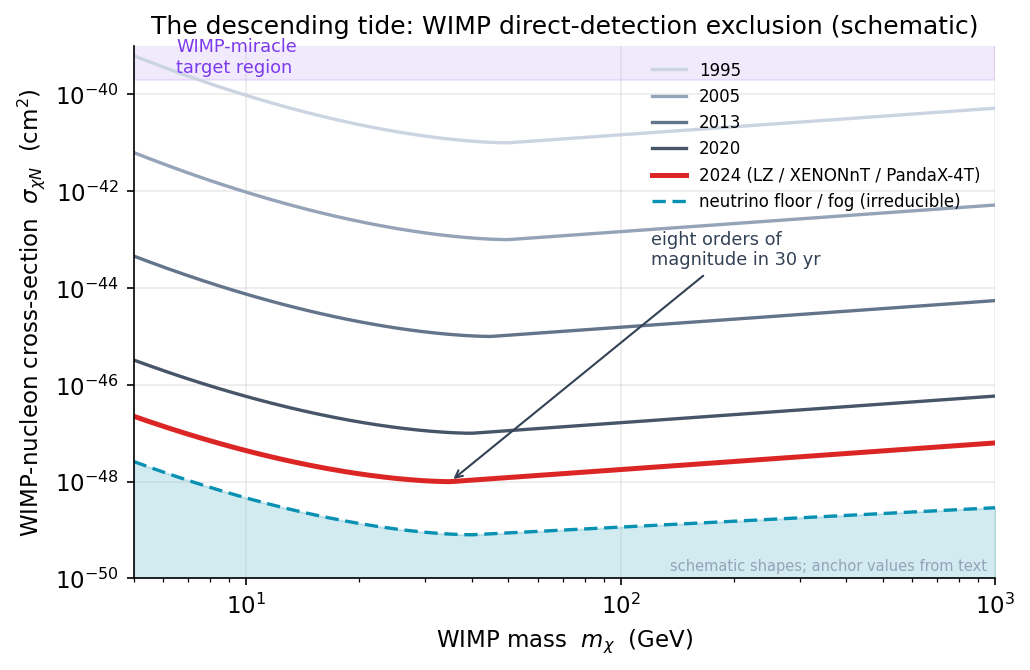

Reproduce this figure in Python.
import numpy as np, matplotlib
matplotlib.use("Agg")
import matplotlib.pyplot as plt
plt.rcParams.update({"figure.dpi":150,"savefig.dpi":150,"font.size":11,
    "axes.grid":True,"grid.alpha":0.25,"axes.spines.top":False,"axes.spines.right":False,
    "axes.titlesize":12,"figure.facecolor":"white","axes.facecolor":"white"})
C_FW="#7c3aed"; C_NEWTON="#64748b"; C_MOND="#0891b2"; C_DATA="#dc2626"

# Figure 6.1 -- The descending tide of WIMP direct-detection exclusion (SCHEMATIC).
# Stylized exclusion-curve SHAPES (the characteristic valley, with a minimum near a few tens of
# GeV and a steep low-mass turn-up where recoils fall below threshold). Curve values are
# illustrative model shapes, NOT digitized data -- but the chapter's published anchor numbers are
# honored: ~1e-41 cm^2 (1990s), ~1e-48 cm^2 (modern LZ/XENONnT/PandaX-4T near tens of GeV),
# eight orders of magnitude of descent, neutrino floor ~1e-49 cm^2.

fig, ax = plt.subplots(figsize=(7,4.6))
m = np.logspace(np.log10(5), np.log10(1000), 400)   # WIMP mass GeV

def exclusion(mmin, sigma_min, m):
    lm = np.log10(m); lc = np.log10(mmin)
    low_rise  = 1.8*np.maximum(0.0, (lc-lm))**1.7    # steep low-mass kinematic turn-up
    high_rise = 0.55*np.maximum(0.0, (lm-lc))         # gentle high-mass rise (~1/m density)
    return np.log10(sigma_min) + low_rise + high_rise

curves = [
    (1995, 50, 1e-41, "#cbd5e1"),
    (2005, 50, 1e-43, "#94a3b8"),
    (2013, 45, 1e-45, "#64748b"),
    (2020, 40, 1e-47, "#475569"),
    (2024, 35, 1e-48, C_DATA),
]
for yr, mmin, smin, col in curves:
    ls = exclusion(mmin, smin, m)
    lbl = f"{yr}" if yr<2024 else "2024 (LZ / XENONnT / PandaX-4T)"
    ax.plot(m, 10**ls, color=col, lw=2.4 if yr==2024 else 1.6, label=lbl)

nf = exclusion(40, 8e-50, m) - 0.15*np.maximum(0,(np.log10(m)-np.log10(40)))
ax.fill_between(m, 1e-51, 10**nf, color=C_MOND, alpha=0.18, zorder=0)
ax.plot(m, 10**nf, color=C_MOND, lw=1.6, ls=(0,(4,2)), label="neutrino floor / fog (irreducible)")

ax.axhspan(2e-40, 2e-39, color=C_FW, alpha=0.10, zorder=0)
ax.text(6.5, 6e-40, "WIMP-miracle\ntarget region", color=C_FW, fontsize=8.5, va="center")

ax.annotate("eight orders of\nmagnitude in 30 yr",
            xy=(35, 1e-48), xytext=(120, 3e-44),
            fontsize=8.5, color="#334155",
            arrowprops=dict(arrowstyle="->", color="#334155", lw=1.0))

ax.set_xscale("log"); ax.set_yscale("log")
ax.set_xlim(5,1000); ax.set_ylim(1e-50, 1e-39)
ax.set_xlabel(r"WIMP mass  $m_\chi$  (GeV)")
ax.set_ylabel(r"WIMP-nucleon cross-section  $\sigma_{\chi N}$  (cm$^2$)")
ax.set_title("The descending tide: WIMP direct-detection exclusion (schematic)")
ax.legend(frameon=False, fontsize=8, loc="upper right")
ax.text(0.99,0.01,"schematic shapes; anchor values from text",transform=ax.transAxes,
        ha="right",va="bottom",fontsize=7,color="#94a3b8")
fig.tight_layout(); fig.savefig("ch06_exclusion_descent.png", bbox_inches="tight"); print("ok")
